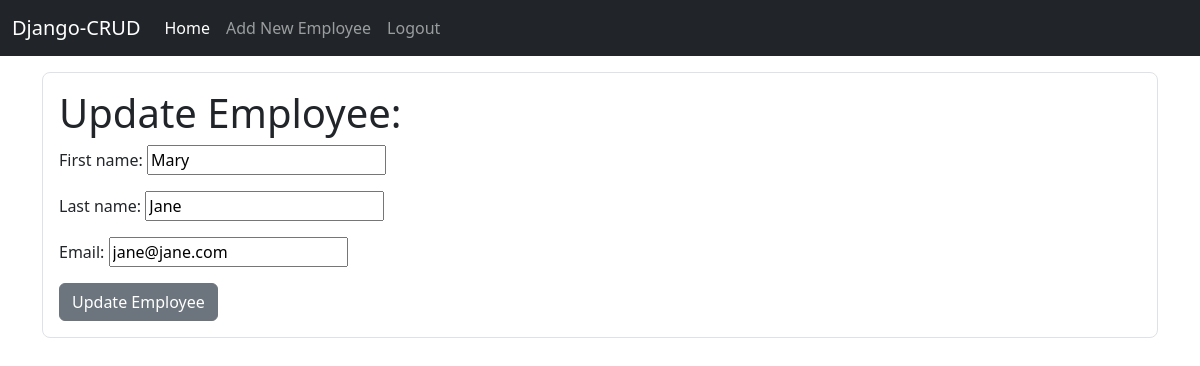
Screenshot of /update/2/ (signed in) with the database file from the repository.
### website/models.py (models this page shows, shortened)
class Employee(models.Model):
    emp_id = models.AutoField(primary_key=True)
    first_name = models.CharField(max_length=100)
    last_name = models.CharField(max_length=200)
    email = models.EmailField()
    created_at = models.DateTimeField(auto_now_add=True)

### website/views.py (the view)
# urls.py: path('update/<int:pk>/', views.update_employee, name="update"),
def update_employee(request, pk):
    current_employee = Employee.objects.get(pk=pk)
    form = AddEmployeeForm(request.POST or None, instance=current_employee)
    if request.user.is_authenticated:
        if request.method == "POST":
            if form.is_valid():
                form.save()
                messages.success(request, 'Employee record was updated successfully')
                return redirect('home')
        return render(request, 'website/update_employee.html', {'form' : form})
    else:
        messages.success(request, 'You have to be logged in to update an employee record')
        return redirect('home')

### website/forms.py
class AddEmployeeForm(forms.ModelForm):
    class Meta:
        model = Employee
        fields = "__all__"

### website/templates/website/update_employee.html (shortened to what this page needs)
{% extends 'website/base.html' %}
{% block content %}
<div class="container mt-3 p-3 border rounded-3 ">
    <h1>Update Employee:</h1>
    <form method="POST" action="">
        <div>
            {{form.as_p}}
        </div>
        <button type="submit" class="btn btn-secondary">Update Employee</button>
    </form>
</div>
{% endblock %}

### rows the page displays
Employee: first_name "Mary", last_name "Jane", email "jane@jane.com"
